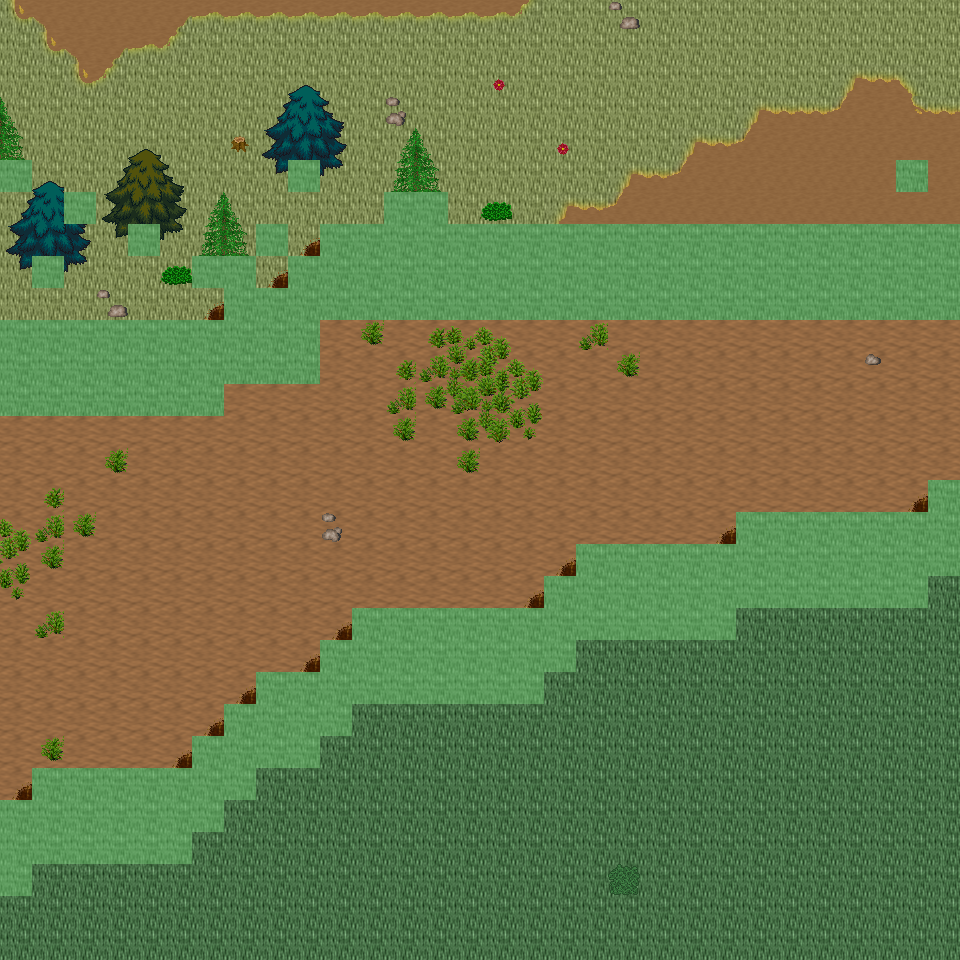

This game map was drawn from its Tiled (.tmx) file and the tilesets committed beside it. A one-line description and the trimmed map source follow:
An orthogonal 30x30 tile map with 32x32 px tiles, 6 tile layers (Ground, Object, Object2, Above, ...), 48 tilesets and 9 objects (9x mapExit).

<map version="1.0" orientation="orthogonal" renderorder="right-down" width="30" height="30" tilewidth="32" tileheight="32" nextobjectid="10">
  <tileset firstgid="1" name="tileset_ground_ground" tilewidth="32" tileheight="32" tilecount="33" columns="3">
    <image source="../drawable/tileset_ground_ground.png" width="96" height="352" />
  </tileset>
  <tileset firstgid="34" name="tileset_ground_ground_2" tilewidth="32" tileheight="32" tilecount="4" columns="4">
    <image source="../drawable/tileset_ground_ground_2.png" width="128" height="32" />
  </tileset>
  <tileset firstgid="38" name="tileset_ground_ridge_earth_dark" tilewidth="32" tileheight="32" tilecount="96" columns="12">
    <image source="../drawable/tileset_ground_ridge_earth_dark.png" width="384" height="256" />
  </tileset>
  <tileset firstgid="134" name="tileset_plant_grasses" tilewidth="32" tileheight="32" tilecount="6" columns="3">
    <image source="../drawable/tileset_plant_grasses.png" width="96" height="64" />
  </tileset>
  <tileset firstgid="140" name="tileset_plant_bush_bushes" tilewidth="32" tileheight="32" tilecount="10" columns="5">
    <image source="../drawable/tileset_plant_bush_bushes.png" width="160" height="64" />
  </tileset>
  <tileset firstgid="150" name="tileset_plant_flower_daisy_white" tilewidth="32" tileheight="32" tilecount="8" columns="2">
    <image source="../drawable/tileset_plant_flower_daisy_white.png" width="64" height="128" />
  </tileset>
  <tileset firstgid="158" name="tileset_building_fence_fence_chunky" tilewidth="32" tileheight="32" tilecount="21" columns="3">
    <image source="../drawable/tileset_building_fence_fence_chunky.png" width="96" height="224" />
  </tileset>
  <tileset firstgid="179" name="tileset_ground_rock_rocks_2" tilewidth="32" tileheight="32" tilecount="4" columns="2">
    <image source="../drawable/tileset_ground_rock_rocks_2.png" width="64" height="64" />
  </tileset>
  <tileset firstgid="183" name="tileset_building_roof_green" tilewidth="32" tileheight="32" tilecount="20" columns="5">
    <image source="../drawable/tileset_building_roof_green.png" width="160" height="128" />
  </tileset>
  <tileset firstgid="203" name="tileset_building_wall_wall_brown" tilewidth="32" tileheight="32" tilecount="12" columns="3">
    <image source="../drawable/tileset_building_wall_wall_brown.png" width="96" height="128" />
  </tileset>
  <tileset firstgid="215" name="tileset_plant_flower_daisy_red" tilewidth="32" tileheight="32" tilecount="8" columns="2">
    <image source="../drawable/tileset_plant_flower_daisy_red.png" width="64" height="128" />
  </tileset>
  <tileset firstgid="223" name="tileset_item_corpse_huge_animal" tilewidth="32" tileheight="32" tilecount="16" columns="2">
    <image source="../drawable/tileset_item_corpse_huge_animal.png" width="64" height="256" />
  </tileset>
  <tileset firstgid="239" name="tileset_plant_stump_rectangular" tilewidth="32" tileheight="32" tilecount="4" columns="2">
    <image source="../drawable/tileset_plant_stump_rectangular.png" width="64" height="64" />
  </tileset>
  <tileset firstgid="243" name="tileset_ground_rock_pebbles" tilewidth="32" tileheight="32" tilecount="3" columns="1">
    <image source="../drawable/tileset_ground_rock_pebbles.png" width="32" height="96" />
  </tileset>
  <tileset firstgid="246" name="tileset_plant_tree_tree_green" tilewidth="32" tileheight="32" tilecount="88" columns="8">
    <image source="../drawable/tileset_plant_tree_tree_green.png" width="256" height="352" />
  </tileset>
  <tileset firstgid="334" name="tileset_item_pot_dark_barrel" tilewidth="32" tileheight="32" tilecount="2" columns="1">
    <image source="../drawable/tileset_item_pot_dark_barrel.png" width="32" height="64" />
  </tileset>
  <tileset firstgid="336" name="tileset_plant_leaves" tilewidth="32" tileheight="32" tilecount="8" columns="4">
    <image source="../drawable/tileset_plant_leaves.png" width="128" height="64" />
  </tileset>
  <tileset firstgid="344" name="tileset_item_statue_cross" tilewidth="32" tileheight="32" tilecount="1" columns="1">
    <image source="../drawable/tileset_item_statue_cross.png" width="32" height="32" />
  </tileset>
  <tileset firstgid="345" name="tileset_ground_ladder_vertical_dark" tilewidth="32" tileheight="32" tilecount="3" columns="3">
    <image source="../drawable/tileset_ground_ladder_vertical_dark.png" width="96" height="32" />
  </tileset>
  <tileset firstgid="348" name="tileset_furniture_light_dark_torch" tilewidth="32" tileheight="32" tilecount="8" columns="2">
    <image source="../drawable/tileset_furniture_light_dark_torch.png" width="64" height="128" />
  </tileset>
  <tileset firstgid="356" name="tileset_building_door_door_n" tilewidth="32" tileheight="32" tilecount="6" columns="3">
    <image source="../drawable/tileset_building_door_door_n.png" width="96" height="64" />
  </tileset>
  <tileset firstgid="362" name="tileset_building_window_window_long" tilewidth="32" tileheight="32" tilecount="3" columns="3">
    <image source="../drawable/tileset_building_window_window_long.png" width="96" height="32" />
  </tileset>
  <tileset firstgid="365" name="tileset_building_roof_yellow" tilewidth="32" tileheight="32" tilecount="20" columns="5">
    <image source="../drawable/tileset_building_roof_yellow.png" width="160" height="128" />
  </tileset>
  <tileset firstgid="385" name="tileset_plant_vine" tilewidth="32" tileheight="32" tilecount="3" columns="1">
    <image source="../drawable/tileset_plant_vine.png" width="32" height="96" />
  </tileset>
  <tileset firstgid="388" name="tileset_logic_portal" tilewidth="32" tileheight="32" tilecount="24" columns="8">
    <image source="../drawable/tileset_logic_portal.png" width="256" height="96" />
  </tileset>
  <tileset firstgid="412" name="tileset_logic_collision" tilewidth="32" tileheight="32" tilecount="1" columns="1">
    <image source="../drawable/tileset_logic_collision.png" width="32" height="32" />
  </tileset>
  <tileset firstgid="413" name="tileset_logic_protection" tilewidth="32" tileheight="32" tilecount="2" columns="2">
    <image source="../drawable/tileset_logic_protection.png" width="64" height="32" />
  </tileset>
  <tileset firstgid="415" name="tileset_ground_green_paving" tilewidth="32" tileheight="32" tilecount="18" columns="3">
    <image source="../drawable/tileset_ground_green_paving.png" width="96" height="192" />
  </tileset>
  <tileset firstgid="433" name="tileset_ground_grass_2" tilewidth="32" tileheight="32" tilecount="21" columns="3">
    <image source="../drawable/tileset_ground_grass_2.png" width="96" height="224" />
  </tileset>
  <tileset firstgid="454" name="tileset_ground_earth_edges" tilewidth="32" tileheight="32" tilecount="18" columns="6">
    <image source="../drawable/tileset_ground_earth_edges.png" width="192" height="96" />
  </tileset>
  <tileset firstgid="472" name="tileset_ground_grass_corners" tilewidth="32" tileheight="32" tilecount="24" columns="6">
    <image source="../drawable/tileset_ground_grass_corners.png" width="192" height="128" />
  </tileset>
  <tileset firstgid="496" name="tileset_ground_earth_edges_yellowgreen" tilewidth="32" tileheight="32" tilecount="15" columns="5">
    <image source="../drawable/tileset_ground_earth_edges_yellowgreen.png" width="160" height="96" />
  </tileset>
  <tileset firstgid="511" name="tileset_ground_water_pool" tilewidth="32" tileheight="32" tilecount="72" columns="3">
    <image source="../drawable/tileset_ground_water_pool.png" width="96" height="768" />
  </tileset>
  <tileset firstgid="583" name="tileset_building_house_pink_blue" tilewidth="32" tileheight="32" tilecount="99" columns="11">
    <image source="../drawable/tileset_building_house_pink_blue.png" width="352" height="288" />
  </tileset>
  <tileset firstgid="682" name="tileset_plant_flower_foxgloves" tilewidth="32" tileheight="32" tilecount="4" columns="2">
    <image source="../drawable/tileset_plant_flower_foxgloves.png" width="64" height="64" />
  </tileset>
  <tileset firstgid="686" name="tileset_plant_tree_evergreen" tilewidth="32" tileheight="32" tilecount="36" columns="3">
    <image source="../drawable/tileset_plant_tree_evergreen.png" width="96" height="384" />
  </tileset>
  <tileset firstgid="722" name="tileset_plant_tree_spruce" tilewidth="32" tileheight="32" tilecount="6" columns="2">
    <image source="../drawable/tileset_plant_tree_spruce.png" width="64" height="96" />
  </tileset>
  <tileset firstgid="728" name="tileset_plant_bush_large_green" tilewidth="32" tileheight="32" tilecount="9" columns="3">
    <image source="../drawable/tileset_plant_bush_large_green.png" width="96" height="96" />
  </tileset>
  <tileset firstgid="737" name="tileset_plant_stump_hollow_logs" tilewidth="32" tileheight="32" tilecount="6" columns="3">
    <image source="../drawable/tileset_plant_stump_hollow_logs.png" width="96" height="64" />
  </tileset>
  <tileset firstgid="743" name="tileset_plant_stump_small_stump" tilewidth="32" tileheight="32" tilecount="4" columns="2">
    <image source="../drawable/tileset_plant_stump_small_stump.png" width="64" height="64" />
  </tileset>
  <tileset firstgid="747" name="tileset_plant_bush_bush_pinks" tilewidth="32" tileheight="32" tilecount="4" columns="2">
    <image source="../drawable/tileset_plant_bush_bush_pinks.png" width="64" height="64" />
  </tileset>
  <tileset firstgid="751" name="tileset_building_outhouse" tilewidth="32" tileheight="32" tilecount="12" columns="3">
    <image source="../drawable/tileset_building_outhouse.png" width="96" height="128" />
  </tileset>
  <tileset firstgid="763" name="tileset_item_pot_wooden_bins" tilewidth="32" tileheight="32" tilecount="4" columns="2">
    <image source="../drawable/tileset_item_pot_wooden_bins.png" width="64" height="64" />
  </tileset>
  <tileset firstgid="767" name="tileset_ground_dry_grass" tilewidth="32" tileheight="32" tilecount="54" columns="9">
    <image source="../drawable/tileset_ground_dry_grass.png" width="288" height="192" />
  </tileset>
  <tileset firstgid="821" name="tileset_ground_grass_edges" tilewidth="32" tileheight="32" tilecount="36" columns="12">
    <image source="../drawable/tileset_ground_grass_edges.png" width="384" height="96" />
  </tileset>
  <tileset firstgid="857" name="tileset_light_light_1x1" tilewidth="32" tileheight="32" tilecount="3" columns="3">
    <image source="../drawable/tileset_light_light_1x1.png" width="96" height="32" />
  </tileset>
  <tileset firstgid="860" name="tileset_building_huts" tilewidth="32" tileheight="32" tilecount="338" columns="26">
    <image source="../drawable/tileset_building_huts.png" width="832" height="416" />
  </tileset>
  <tileset firstgid="1198" name="tileset_light_door_light" tilewidth="32" tileheight="32" tilecount="12" columns="3">
    <image source="../drawable/tileset_light_door_light.png" width="96" height="128" />
  </tileset>
  <layer name="Ground" width="30" height="30">
    <data>[900 cells, 900 non-empty, 4 distinct tile ids]</data>
  </layer>
  <layer name="Object" width="30" height="30">
    <data>[900 cells, 281 non-empty, 41 distinct tile ids]</data>
  </layer>
  <layer name="Object2" width="30" height="30">
    <data>[900 cells, 10 non-empty, 10 distinct tile ids]</data>
  </layer>
  <layer name="Above" width="30" height="30">
    <data>[900 cells, 10 non-empty, 10 distinct tile ids]</data>
  </layer>
  <layer name="Above2" width="30" height="30">
    <data>[900 cells, 28 non-empty, 13 distinct tile ids]</data>
  </layer>
  <layer name="Walkable" width="30" height="30">
    <data>[900 cells, 192 non-empty, 1 distinct tile ids]</data>
  </layer>
  <objectgroup name="MapEvents">
    <object id="1" name="north" type="mapExit" x="0" y="0" width="960" height="32">
      <properties>
        <property name="map" value="level_0_x120_y9" />
        <property name="x" value="0" />
        <property name="y" value="28" />
      </properties>
    </object>
    <object id="2" name="south" type="mapExit" x="0" y="928" width="960" height="32">
      <properties>
        <property name="map" value="level_0_x120_y11" />
        <property name="x" value="0" />
        <property name="y" value="1" />
      </properties>
    </object>
    <object id="3" name="west" type="mapExit" x="0" y="0" width="32" height="160">
      <properties>
        <property name="map" value="level_0_x119_y10" />
        <property name="x" value="28" />
        <property name="y" value="0" />
      </properties>
    </object>
    <object id="4" name="west2" type="mapExit" x="0" y="192" width="32" height="128">
      <properties>
        <property name="map" value="level_0_x119_y10" />
        <property name="x" value="28" />
        <property name="y" value="6" />
      </properties>
    </object>
    <object id="5" name="west3" type="mapExit" x="0" y="416" width="32" height="384">
      <properties>
        <property name="map" value="level_0_x119_y10" />
        <property name="x" value="28" />
        <property name="y" value="13" />
      </properties>
    </object>
    <object id="6" name="west4" type="mapExit" x="0" y="896" width="32" height="64">
      <properties>
        <property name="map" value="level_0_x119_y10" />
        <property name="x" value="28" />
        <property name="y" value="28" />
      </properties>
    </object>
    <object id="7" name="east" type="mapExit" x="928" y="0" width="32" height="224">
      <properties>
        <property name="map" value="level_0_x121_y10" />
        <property name="x" value="1" />
        <property name="y" value="0" />
      </properties>
    </object>
    <object id="8" name="east2" type="mapExit" x="928" y="320" width="32" height="160">
      <properties>
        <property name="map" value="level_0_x121_y10" />
        <property name="x" value="1" />
        <property name="y" value="10" />
      </properties>
    </object>
    <object id="9" name="east3" type="mapExit" x="928" y="576" width="32" height="384">
      <properties>
        <property name="map" value="level_0_x121_y10" />
        <property name="x" value="1" />
        <property name="y" value="18" />
      </properties>
    </object>
  </objectgroup>
</map>
